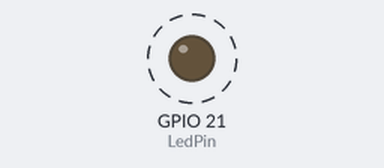
Bench run of a program on a simulated Raspberry Pi (BCM pin numbers). Parts: output pins drawn as LEDs (lit = HIGH). Dashed ring = blinking. What the program prints to the terminal is not drawn.

Above: at 0.2 s.
Timing chart, 0 to 3.0 s (numbered marks = the images above):
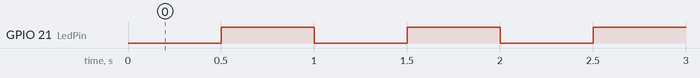

Measured:
- by itself, GPIO 21 (LedPin): alternates HIGH for 0.50 s and LOW for 0.50 s

The program:

main.py
```python
"""
    激光传感器:
    针脚顺序: [SIG,GND,VCC]
    SIG: 信号针脚
    GND: 接地针脚
    VCC: 电源针脚
    参考链接: https://cloud.tencent.com/developer/inventory/1503/article/1707079
"""
import RPi.GPIO as GPIO # 导入GPIO控制模块
import time # 导入时间模块

LedPin = 21 # 信号输出针脚

# 初始化
def setup():
    GPIO.setmode(GPIO.BCM) # 设置针脚编码方式为BCM
    GPIO.setup(LedPin, GPIO.OUT) # 设置针脚模式为输出
    GPIO.output(LedPin, GPIO.LOW) # 设置针脚输出为低电平

def loop():
    while True:
        print("... 激光关闭")
        GPIO.output(LedPin, GPIO.LOW) # 设置针脚输出低电平，激光关闭
        time.sleep(0.5)
        print("... 激光开启")
        GPIO.output(LedPin, GPIO.HIGH) # 设置针脚输出高电平，激光开启
        time.sleep(0.5)

def destory():
    GPIO.output(LedPin, GPIO.LOW) # 关闭激光
    GPIO.cleanup() # 重置GPIO

if __name__ == "__main__":
    setup()
    try:
        loop()
    except KeyboardInterrupt: # Ctrl + C 退出程序
        destory()
```
